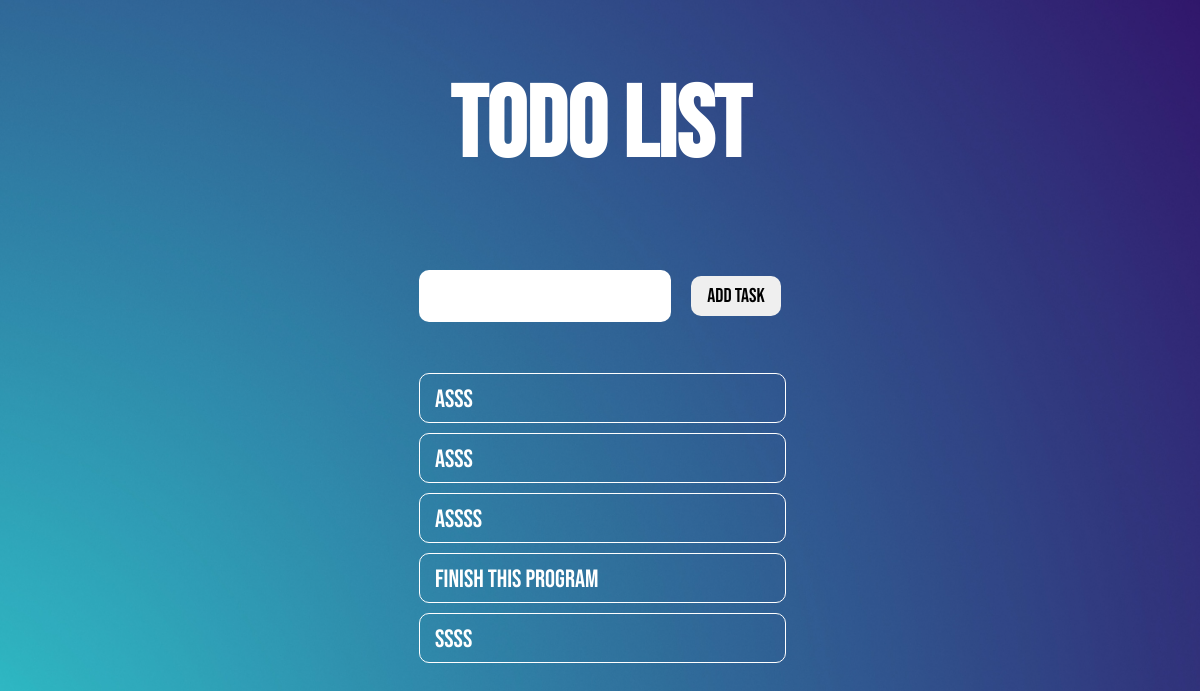
The app's page /, older data.
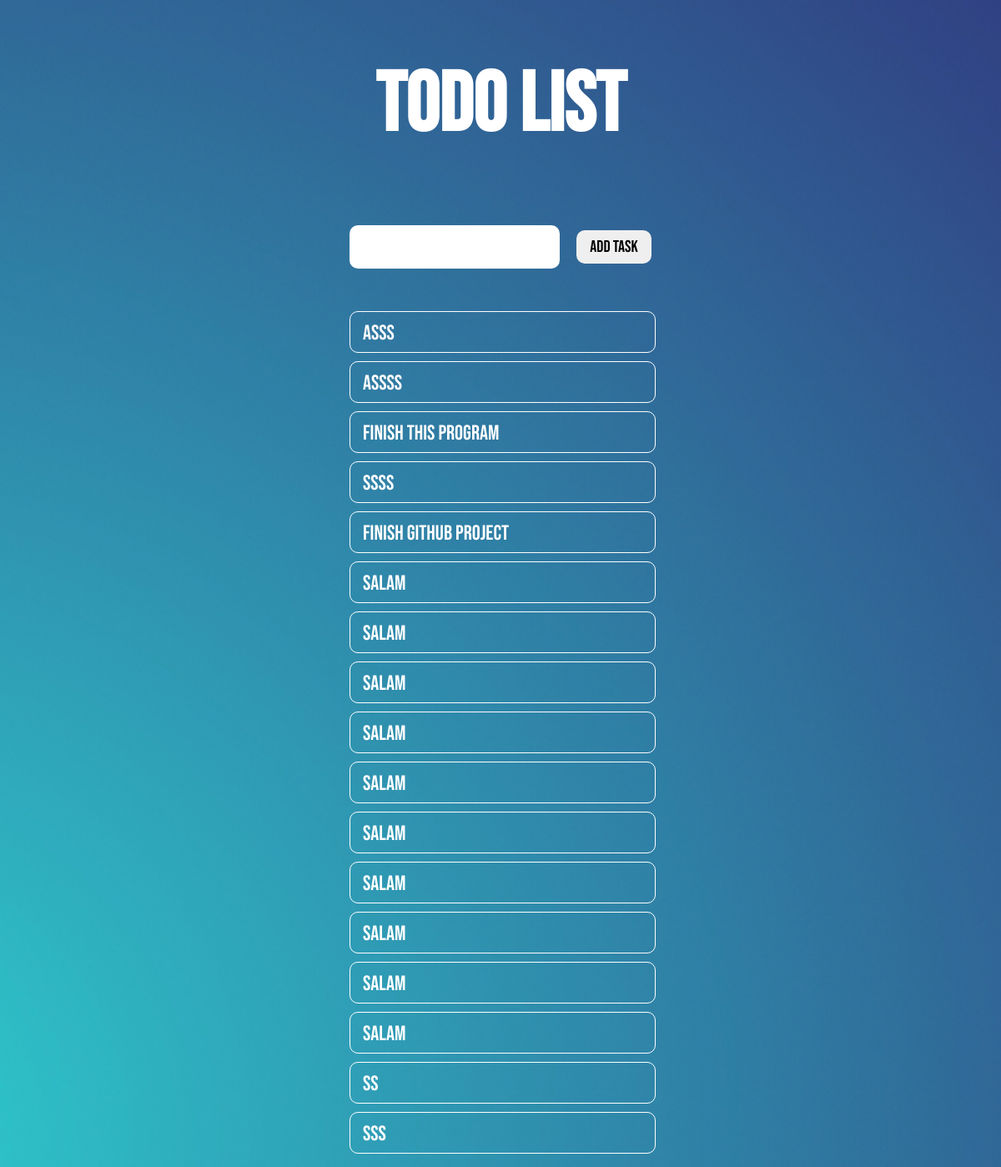
The same page, newer data.
### todoapp/models.py (models this page shows, shortened)
class MessageModel(models.Model):
    message = models.CharField(max_length=50,)
    class Meta:
        verbose_name = "Message"

### todoapp/views.py (the view)
# urls.py: path("", views.todo_view),
def todo_view(request):
    if request.method == "POST":
        form = MessageForm(request.POST)
        if form.is_valid():
            form.save()
    else:
        form = MessageForm
    tasks = MessageModel.objects.all()
    return render(request, "index.html", {"form": form, "tasks": tasks})

### todoapp/templates/index.html (shortened to what this page needs)
{% load static %}
<!DOCTYPE html>
<html lang="en">
<head>
    <link rel="stylesheet" href="{% static 'style.css' %}">
</head>
<body>
    {% block content %}
    <h1>ToDo List</h1>
    <div class="main-block">
        <form method="post">
            {{ form.as_p }}
            <button type="submit">Add Task</button>
        </form>
    </div>
    <br>
    <div class="tasks">
        <ul>
            {% for task in tasks %}
                <li>{{ task.message }}</li>
            {% empty %}
                <li>No tasks yet.</li>
            {% endfor %}
        </ul>
    </div>
    {% endblock %}
</body>
</html>

### todoapp/static/style.css (style rules this page uses)
* { font-family: 'Bebas Neue', sans-serif; }
body { background: url("images/Desktop\ -\ 1.png") no-repeat; background-size: cover; }
h1 { font-size: 100px; color: #fff; text-align: center; text-transform: uppercase; font-family: 'Bebas Neue', sans-serif; }
.main-block { display: flex; justify-content: center; }
form { display: flex; align-items: center; }
input { width: 240px; height: 50px; border-radius: 10px; border: none; font-size: 30px; padding-left: 10px; }
button { margin-left: 20px; width: 90px; height: 40px; border-radius: 10px; border: none; font-size: 20px; }
.tasks { display: block; width: 200px; margin-left: auto; margin-right: auto; }
ul { list-style-type: none; margin-left: -121px; }
li { font-size: 25px; color: #fff; width: 350px; height: 30px; padding: 10px 0px 8px 15px; margin-top: 10px; background-color: none; border: 1px solid; border-radius: 10px; }

Row changes from the older to the newer data that the page shows:
removed MessageModel: message "asss"
added MessageModel: message "finish github project"
added MessageModel: message "salam"
added MessageModel: message "salam"
added MessageModel: message "salam"
added MessageModel: message "salam"
added MessageModel: message "salam"
added MessageModel: message "salam"
added MessageModel: message "salam"
added MessageModel: message "salam"
added MessageModel: message "salam"
added MessageModel: message "salam"
added MessageModel: message "ss"
added MessageModel: message "sss"
